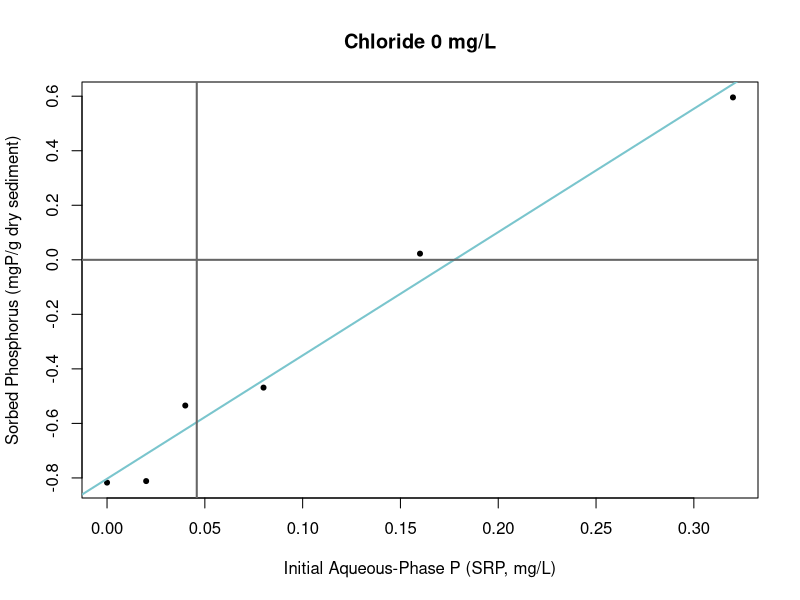
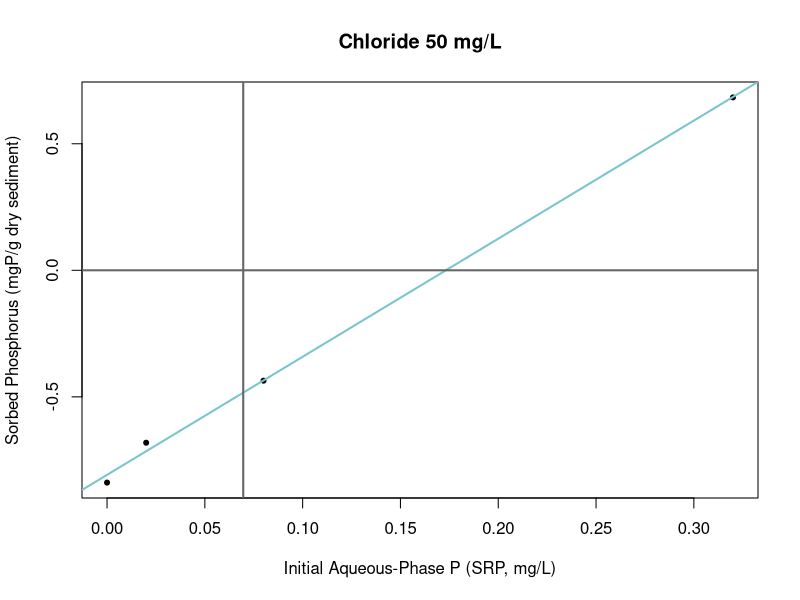
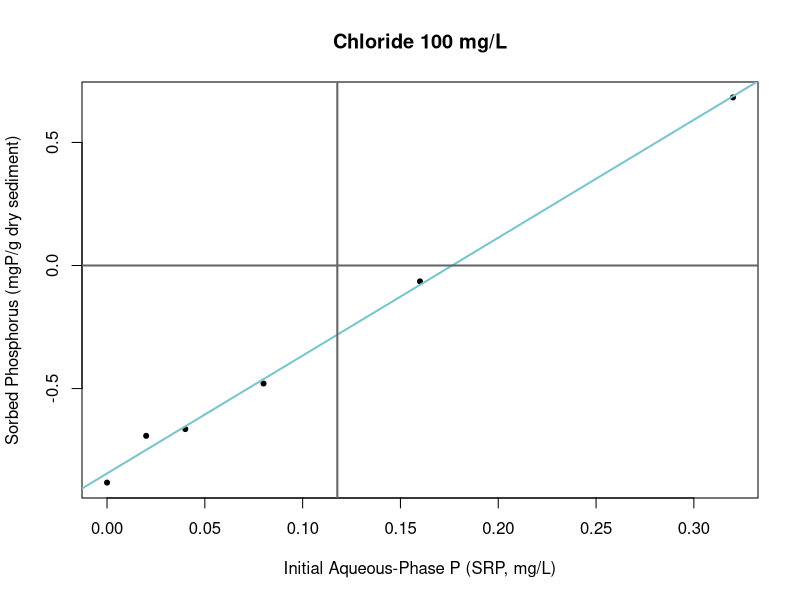
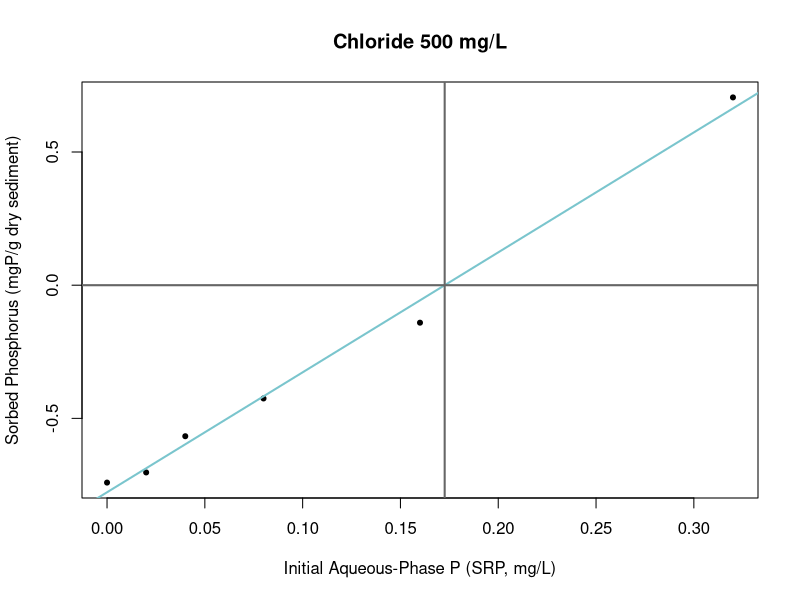
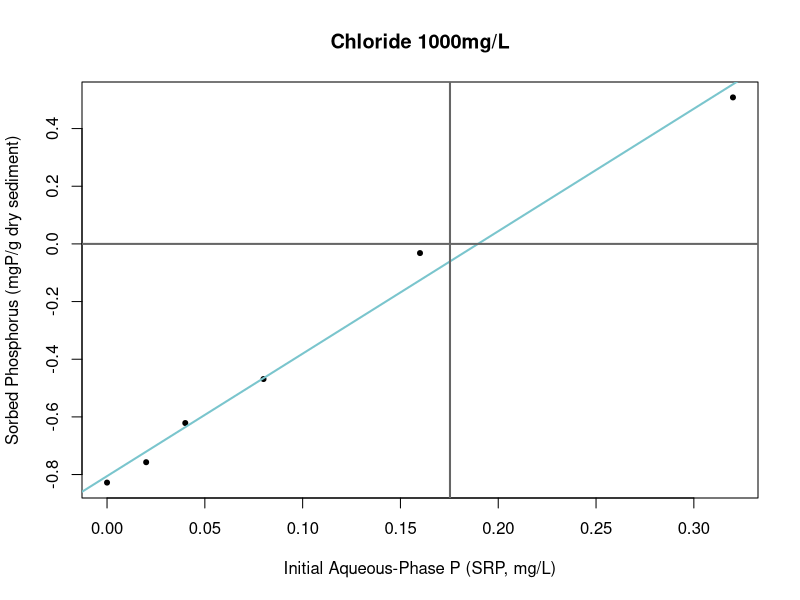

Write R code to recreate these figures, in order.
### working with 2018 EPC pilot experiment results with the goal of refining calculations for 2019

getwd()
setwd('~/Desktop/JENNA_EPC')

epcRAW<-read.csv("EPC_22_clean.csv")
View(epcRAW)

# Calculations
  #1. Dry mass equivalent of fresh sediment used (used average moisture content for 0-4cm). Units=g
drymass_g<-epcRAW$Mass_sediment_fresh_g*(1-epcRAW$MC_frac)
  #2. Change in SRP concentration: Initial SRP solution - final SRP concentration post shaking. Units=mg/L
deltaSRPconc<-epcRAW$Initial_SRP_mgL-epcRAW$Final_SRP_mgL

  #3 Converting solution volume from ml to L
Solution_Volume_L<-epcRAW$Solution_Volume_mL/1000

  #4. Calculate change in SRP as mass: deltaSRPconc (mg/L) / volume of solution used (L). Units=mg
deltaSRPmass<-deltaSRPconc/Solution_Volume_L
  #5. Calculate the change in SRP mass per gram of dry sediment. Units=mgP/g dry sediment
deltaP<-deltaSRPmass/drymass_g

#Bind calculated fields to dataframe
epc<-cbind(epcRAW,drymass_g,deltaSRPconc,deltaSRPmass,deltaP,Solution_Volume_L)
View(epc)

write.csv(epc,file="postRdatasheet.csv")

### PLOTS - INDIVIDUAL LAKES, USE TO CALCULATE EPC
#1. Chloride 0
Cl_0<-subset(epc,Cl_Treatment=="0")
plot(Cl_0$deltaP~Cl_0$Initial_SRP_mgL,pch=20,main="Chloride 0 mg/L",xlab="Initial Aqueous-Phase P (SRP, mg/L)", ylab="Sorbed Phosphorus (mgP/g dry sediment)")
Cl_0_EPC<-lm(deltaP~Initial_SRP_mgL,data=Cl_0)
abline(Cl_0_EPC,col="cadetblue3",lwd=2)
Cl_0_EPC #y=-0.803+4.523X
# Calculate x-intercept: 0.177537 mg/L
0.803/4.523
abline(h=0,v=0.04587427,lwd=2,col="grey40")

#2. Chloride 50
Cl_50<-subset(epc,Cl_Treatment=="50")
plot(Cl_50$deltaP~Cl_50$Initial_SRP_mgL,pch=20,main="Chloride 50 mg/L",xlab="Initial Aqueous-Phase P (SRP, mg/L)", ylab="Sorbed Phosphorus (mgP/g dry sediment)")
Cl_50_EPC<-lm(deltaP~Initial_SRP_mgL,data=Cl_50)
abline(Cl_50_EPC,col="cadetblue3",lwd=2)
Cl_50_EPC #y=-0.8082+4.6658x
# Calculate x-intercept: 0.1732179 mg/L
0.8082/4.6658
abline(h=0,v=0.06962893,lwd=2,col="grey40")

#3. Chloride 100
Cl_100<-subset(epc,Cl_Treatment=="100")
plot(Cl_100$deltaP~Cl_100$Initial_SRP_mgL,pch=20,main="Chloride 100 mg/L",xlab="Initial Aqueous-Phase P (SRP, mg/L)", ylab="Sorbed Phosphorus (mgP/g dry sediment)")
Cl_100_EPC<-lm(deltaP~Initial_SRP_mgL,data=Cl_100)
abline(Cl_100_EPC,col="cadetblue3",lwd=2)
Cl_100_EPC #y=-0.845 + 4.790 x
# Calculate x-intercept: 0.1764092mg/L
0.845 / 4.790 
abline(h=0,v=0.1177267,lwd=2,col="grey40")

#4. Chloride 500
Cl_500<-subset(epc,Cl_Treatment=="500")
plot(Cl_500$deltaP~Cl_500$Initial_SRP_mgL,pch=20,main="Chloride 500 mg/L",xlab="Initial Aqueous-Phase P (SRP, mg/L)", ylab="Sorbed Phosphorus (mgP/g dry sediment)")
Cl_500_EPC<-lm(deltaP~Initial_SRP_mgL,data=Cl_500)
abline(Cl_500_EPC,col="cadetblue3",lwd=2)
Cl_500_EPC #y=-0.7774  +4.5036x
# Calculate x-intercept: 0.1726175 mg/L
0.7774/4.5036
abline(h=0,v=0.1726175,lwd=2,col="grey40")

#5. Chloride 1000
Cl_1000<-subset(epc,Cl_Treatment=="1000")
plot(Cl_1000$deltaP~Cl_1000$Initial_SRP_mgL,pch=20,main="Chloride 1000mg/L",xlab="Initial Aqueous-Phase P (SRP, mg/L)", ylab="Sorbed Phosphorus (mgP/g dry sediment)")
Cl_1000_EPC<-lm(deltaP~Initial_SRP_mgL,data=Cl_1000)
abline(Cl_1000_EPC,col="cadetblue3",lwd=2)
Cl_1000_EPC #y=-0.8054+ 4.2473  x
# Calculate x-intercept:  0.1896264 mg/L
0.8054  / 4.2473  
abline(h=0,v=0.1753302,lwd=2,col="grey40")








